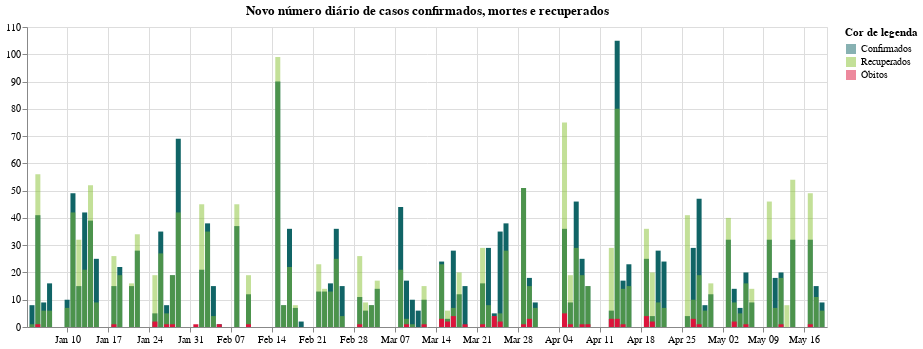

Notebook source saved alongside this figure:
### Code cell
city['daily_cases'] = city['totalCases'].diff()
city['daily_deaths'] = city['totalDeaths'].diff()
city['daily_recovered'] = city['totalRecovered'].diff()

tempDailyCases = city[['date','daily_cases']]
tempDailyCases["title"] = _("Confirmed")

tempDailyDeaths = city[['date','daily_deaths']]
tempDailyDeaths["title"] = _("Deaths")

tempDailyRecovered = city[['date','daily_recovered']]
tempDailyRecovered["title"] = _("Recovered")

temp = tempDailyCases.append(tempDailyDeaths)
temp = temp.append(tempDailyRecovered)

dailyCases = alt.Chart(temp).mark_bar().encode(alt.X('date:T', title = None), alt.Y('daily_cases:Q', title = None)) # color='#106466' 
dailyDeaths = alt.Chart(temp).mark_bar().encode(alt.X('date:T', title = None), alt.Y('daily_deaths:Q', title = None)) # color = '#DC143C'
dailyRecovered = alt.Chart(temp).mark_bar(opacity = 0.5).encode(alt.X('date:T', title = None), alt.Y('daily_recovered:Q', title = None)) # color = '#87C232'

(dailyCases + dailyRecovered + dailyDeaths).encode(color=alt.Color('title', scale = alt.Scale(range = ['#106466','#87C232','#DC143C']), legend = alt.Legend(title=_("Legend colour")))).properties(title = _("Daily new number of confirmed cases, deaths and recovered"), width = 800)

### Figure 1 — Vega-Lite specification as saved in the notebook (floating-point values rounded to 4 significant figures; data arrays with more than 128 entries replaced by an {"elided": "..."} marker saying what was removed)
{"config": {"view": {"continuousWidth": 400, "continuousHeight": 300}}, "layer": [{"mark": "bar", "encoding": {"x": {"type": "temporal", "field": "date", "title": null}, "y": {"type": "quantitative", "field": "daily_cases", "title": null}}}, {"mark": {"type": "bar", "opacity": 0.5}, "encoding": {"x": {"type": "temporal", "field": "date", "title": null}, "y": {"type": "quantitative", "field": "daily_recovered", "title": null}}}, {"mark": "bar", "encoding": {"x": {"type": "temporal", "field": "date", "title": null}, "y": {"type": "quantitative", "field": "daily_deaths", "title": null}}}], "data": {"name": "data-d94f3a65ac28b587a7df5d68ae51b633"}, "encoding": {"color": {"type": "nominal", "field": "title", "legend": {"title": "Cor de legenda"}, "scale": {"range": ["#106466", "#87C232", "#DC143C"]}}}, "title": "Novo número diário de casos confirmados, mortes e recuperados", "width": 800, "$schema": "https://vega.github.io/schema/vega-lite/v4.8.1.json", "datasets": {"data-d94f3a65ac28b587a7df5d68ae51b633": {"elided": "279 records"}}}
